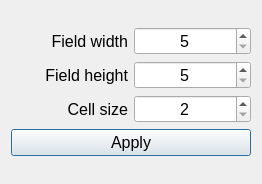
<?xml version="1.0" encoding="UTF-8"?>
<ui version="4.0">
 <class>EditField</class>
 <widget class="QDialog" name="EditField">
  <property name="geometry">
   <rect>
    <x>0</x>
    <y>0</y>
    <width>262</width>
    <height>184</height>
   </rect>
  </property>
  <property name="windowTitle">
   <string>Edit field</string>
  </property>
  <layout class="QGridLayout" name="gridLayout_2">
   <item row="0" column="0">
    <layout class="QVBoxLayout" name="verticalLayout">
     <item>
      <layout class="QGridLayout" name="gridLayout">
       <item row="0" column="0">
        <widget class="QLabel" name="label">
         <property name="font">
          <font>
           <pointsize>12</pointsize>
          </font>
         </property>
         <property name="text">
          <string>Field width</string>
         </property>
         <property name="alignment">
          <set>Qt::AlignRight|Qt::AlignTrailing|Qt::AlignVCenter</set>
         </property>
        </widget>
       </item>
       <item row="1" column="0">
        <widget class="QLabel" name="label_2">
         <property name="font">
          <font>
           <pointsize>12</pointsize>
          </font>
         </property>
         <property name="text">
          <string>Field height</string>
         </property>
         <property name="alignment">
          <set>Qt::AlignRight|Qt::AlignTrailing|Qt::AlignVCenter</set>
         </property>
        </widget>
       </item>
       <item row="2" column="0">
        <widget class="QLabel" name="label_3">
         <property name="font">
          <font>
           <pointsize>12</pointsize>
          </font>
         </property>
         <property name="text">
          <string>Cell size</string>
         </property>
         <property name="alignment">
          <set>Qt::AlignRight|Qt::AlignTrailing|Qt::AlignVCenter</set>
         </property>
        </widget>
       </item>
       <item row="0" column="1">
        <widget class="QSpinBox" name="spinBoxWidth">
         <property name="font">
          <font>
           <pointsize>12</pointsize>
          </font>
         </property>
         <property name="alignment">
          <set>Qt::AlignCenter</set>
         </property>
         <property name="minimum">
          <number>5</number>
         </property>
         <property name="maximum">
          <number>500</number>
         </property>
        </widget>
       </item>
       <item row="1" column="1">
        <widget class="QSpinBox" name="spinBoxHeight">
         <property name="font">
          <font>
           <pointsize>12</pointsize>
          </font>
         </property>
         <property name="alignment">
          <set>Qt::AlignCenter</set>
         </property>
         <property name="minimum">
          <number>5</number>
         </property>
         <property name="maximum">
          <number>500</number>
         </property>
        </widget>
       </item>
       <item row="2" column="1">
        <widget class="QSpinBox" name="spinBoxCellSize">
         <property name="font">
          <font>
           <pointsize>12</pointsize>
          </font>
         </property>
         <property name="alignment">
          <set>Qt::AlignCenter</set>
         </property>
         <property name="minimum">
          <number>2</number>
         </property>
         <property name="maximum">
          <number>50</number>
         </property>
        </widget>
       </item>
      </layout>
     </item>
     <item>
      <widget class="QPushButton" name="pushButtonApply">
       <property name="font">
        <font>
         <pointsize>12</pointsize>
        </font>
       </property>
       <property name="text">
        <string>Apply</string>
       </property>
      </widget>
     </item>
    </layout>
   </item>
  </layout>
 </widget>
 <resources/>
 <connections/>
</ui>
